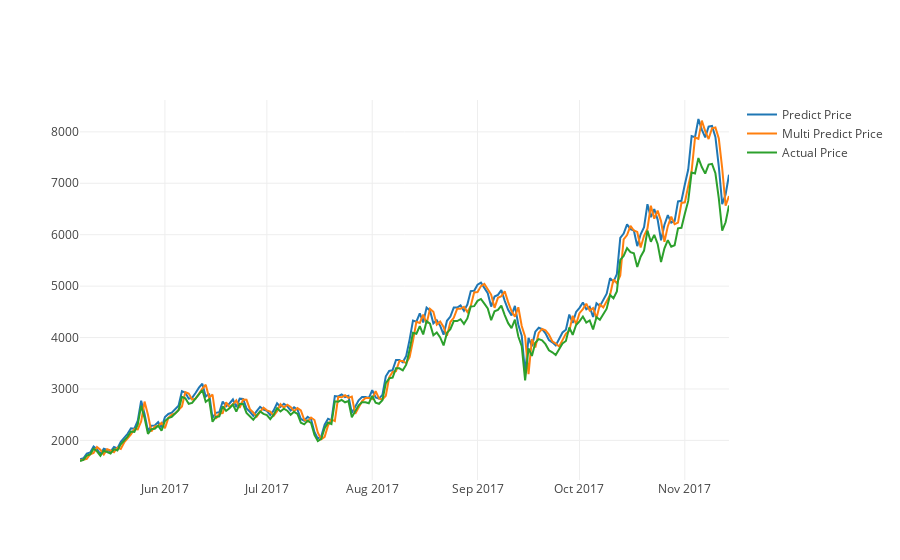

The code cell stored with this chart in its notebook:
### Markdown cell above
#### Plot line graph with actual price, predicted price with feature `Weighted Price`, predicted price with features `Volume` and `Weighted Price`

### Code cell
actual_chart = go.Scatter(x=predictDates, y=inv_y, name= 'Actual Price')
multi_predict_chart = go.Scatter(x=predictDates, y=inv_yhat, name= 'Multi Predict Price')
predict_chart = go.Scatter(x=predictDates, y=yhat_reshape, name= 'Predict Price')
py.iplot([predict_chart, multi_predict_chart, actual_chart])

### Figure 1 — Plotly figure (JSON) as saved in the notebook; plotly's stock layout.template omitted (floating-point values rounded to 4 significant figures; data arrays with more than 128 entries replaced by an {"elided": "..."} marker saying what was removed)
{"data": [{"name": "Predict Price", "type": "scatter", "x": {"elided": "192 str values"}, "y": {"elided": "192 float values"}}, {"name": "Multi Predict Price", "type": "scatter", "x": {"elided": "192 str values"}, "y": {"elided": "193 float values"}}, {"name": "Actual Price", "type": "scatter", "x": {"elided": "192 str values"}, "y": {"elided": "193 float values"}}], "layout": {}}
